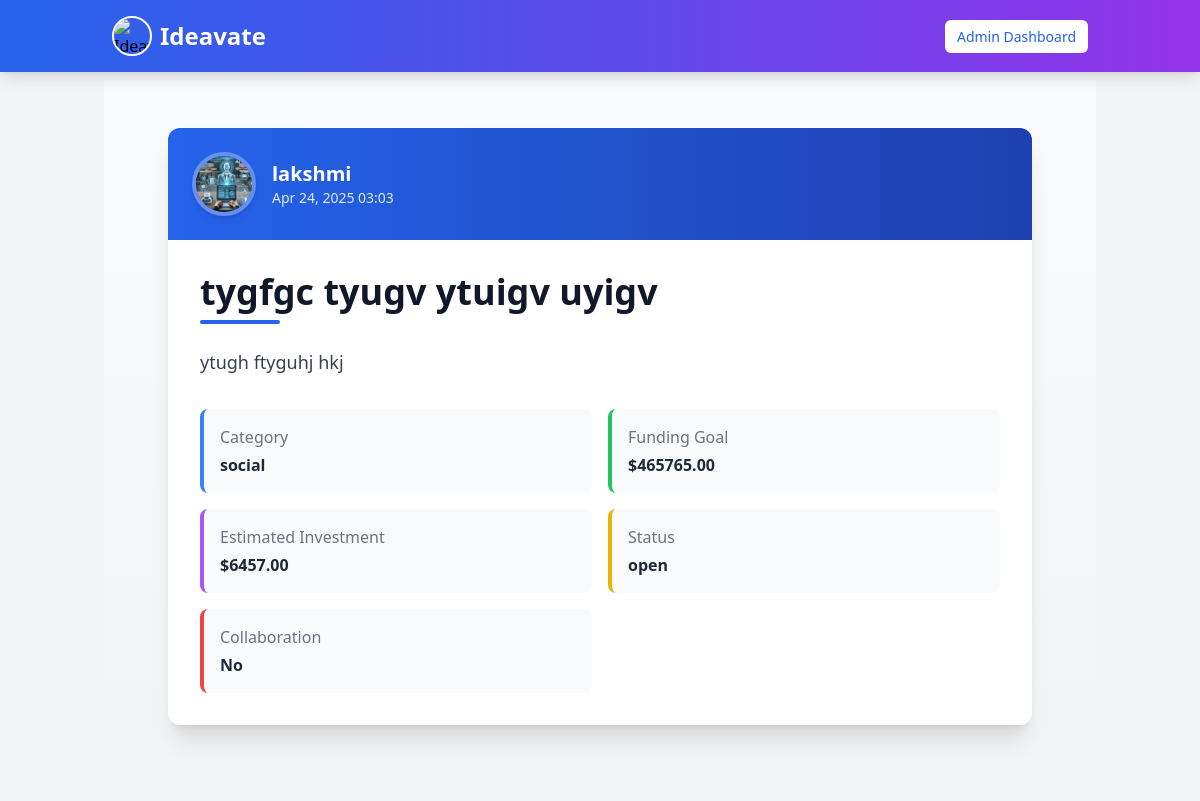
Page /ideas/38/ (signed in) on the earlier database version.
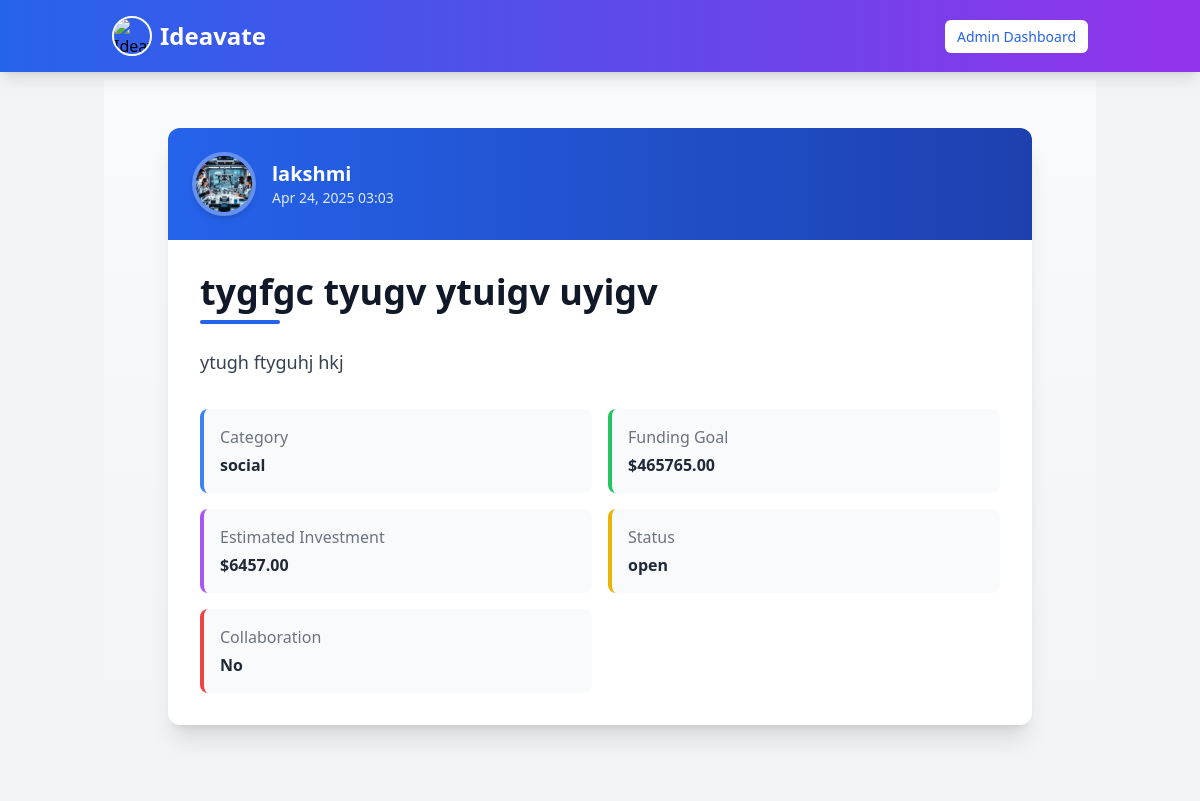
Same page on the later database version.
### myapp/models.py (models this page shows, shortened)
class Idea(models.Model):
    user = models.ForeignKey(User, on_delete=models.CASCADE, related_name="ideas")
    idea_name = models.CharField(max_length=100)
    description = models.TextField(blank=True)
    category = models.CharField(max_length=100, blank=True, null=True)  # Example: Tech, Health, AI
    funding_goal = models.DecimalField(max_digits=10, decimal_places=2, null=True, blank=True)
    estimated_investment = models.DecimalField(max_digits=10, decimal_places=2, null=True, blank=True)
    collaboration = models.BooleanField(default=False)
    status = models.CharField(
        max_length=20,
        choices=[("open", "Open for Investment"), ("progress", "In Progress"), ("completed", "Completed")],
        default="open"
    )
    created_at = models.DateTimeField(auto_now_add=True)  # Timestamp when idea is posted
    updated_at = models.DateTimeField(auto_now=True)  # Timestamp when idea is modified
    class Meta:
        verbose_name = "Idea"
        verbose_name_plural = "Ideas"
        ordering = ["-created_at"]  # Show newest ideas first

class UserProfile(models.Model):
    user = models.OneToOneField(User, on_delete=models.CASCADE, related_name="user_profile")
    profession = models.CharField(max_length=255, blank=True, null=True)  # Example: Entrepreneur, Developer
    expertise = models.CharField(max_length=255, blank=True, null=True)  # Example: AI, Marketing, FinTech
    bio = models.TextField(blank=True, null=True)  # Short user description
    profile_picture = models.ImageField(upload_to="profile_pics/", blank=True, null=True)
    class Meta:
        verbose_name = "User Profile"
        verbose_name_plural = "User Profiles"

class User(AbstractUser):
    is_user = models.BooleanField(default=False)
    is_organization = models.BooleanField(default=False)
    groups = models.ManyToManyField(Group, related_name="custom_user_groups", blank=True)
    user_permissions = models.ManyToManyField(Permission, related_name="custom_user_permissions", blank=True)

### myapp/views.py (the view)
# urls.py: path('ideas/<int:idea_id>/', views.idea_detail, name='idea_detail'),
@login_required(login_url='signin')
def idea_detail(request, idea_id):
    idea = get_object_or_404(Idea, id=idea_id)
    return render(request, "idea_detail.html", {"idea": idea})

### templates/idea_detail.html (shortened to what this page needs)
{% extends "navbar.html" %}
{% block content %}
<section class="py-12 bg-gradient-to-b from-gray-50 to-gray-100">
  <div class="container mx-auto max-w-4xl px-4">
    <div class="bg-white rounded-xl shadow-xl overflow-hidden transition-all duration-300 hover:shadow-2xl">
      <div class="bg-gradient-to-r from-blue-600 to-blue-800 p-6 flex items-center">
        <div class="relative">
          <a href="{% url 'user_profile' idea.user.username %}">
            {% if idea.user.user_profile.profile_picture %}
              <img src="{{ idea.user.user_profile.profile_picture.url }}"
                   alt="Profile Picture" class="w-16 h-16 rounded-full border-4 border-white/30 shadow-md mr-4">
            {% else %}
              <img src="https://via.placeholder.com/64"
                   alt="Default Profile Picture" class="w-16 h-16 rounded-full border-4 border-white/30 shadow-md mr-4">
            {% endif %}
          </a>
        </div>
        <div>
          <h2 class="text-xl font-semibold text-white">{{ idea.user.username }}</h2>
          <p class="text-blue-100 text-sm">{{ idea.created_at|date:"M d, Y H:i" }}</p>
        </div>
      </div>
      <div class="p-8">
        <div class="mb-6">
          <h1 class="text-3xl md:text-4xl font-bold text-gray-900 mb-2">{{ idea.idea_name }}</h1>
          <div class="h-1 w-20 bg-blue-600 rounded-full"></div>
        </div>
        <div class="prose max-w-none text-gray-700 mb-8">
          <p class="text-lg leading-relaxed">{{ idea.description }}</p>
        </div>
        <div class="grid grid-cols-1 md:grid-cols-2 gap-4">
          {% if idea.category %}
          <div class="bg-gray-50 rounded-lg p-4 border-l-4 border-blue-500">
            <h3 class="font-medium text-gray-500 mb-1">Category</h3>
            <p class="text-gray-800 font-semibold">{{ idea.category }}</p>
          </div>
          {% endif %}
          {% if idea.funding_goal %}
          <div class="bg-gray-50 rounded-lg p-4 border-l-4 border-green-500">
            <h3 class="font-medium text-gray-500 mb-1">Funding Goal</h3>
            <p class="text-gray-800 font-semibold">${{ idea.funding_goal }}</p>
          </div>
          {% endif %}
          {% if idea.estimated_investment %}
          <div class="bg-gray-50 rounded-lg p-4 border-l-4 border-purple-500">
            <h3 class="font-medium text-gray-500 mb-1">Estimated Investment</h3>
            <p class="text-gray-800 font-semibold">${{ idea.estimated_investment }}</p>
          </div>
          {% endif %}
          <div class="bg-gray-50 rounded-lg p-4 border-l-4 border-yellow-500">
            <h3 class="font-medium text-gray-500 mb-1">Status</h3>
            <p class="text-gray-800 font-semibold">{{ idea.status }}</p>
          </div>
          <div class="bg-gray-50 rounded-lg p-4 border-l-4 border-red-500">
            <h3 class="font-medium text-gray-500 mb-1">Collaboration</h3>
            <p class="text-gray-800 font-semibold">{% if idea.collaboration %}Yes{% else %}No{% endif %}</p>
          </div>
        </div>
      </div>
    </div>
  </div>
</section>
{% endblock %}

Differences in the rows shown:
changed through a linked row, Idea "tygfgc tyugv ytuigv uyigv": user.user_profile.profile_picture: a different picture
